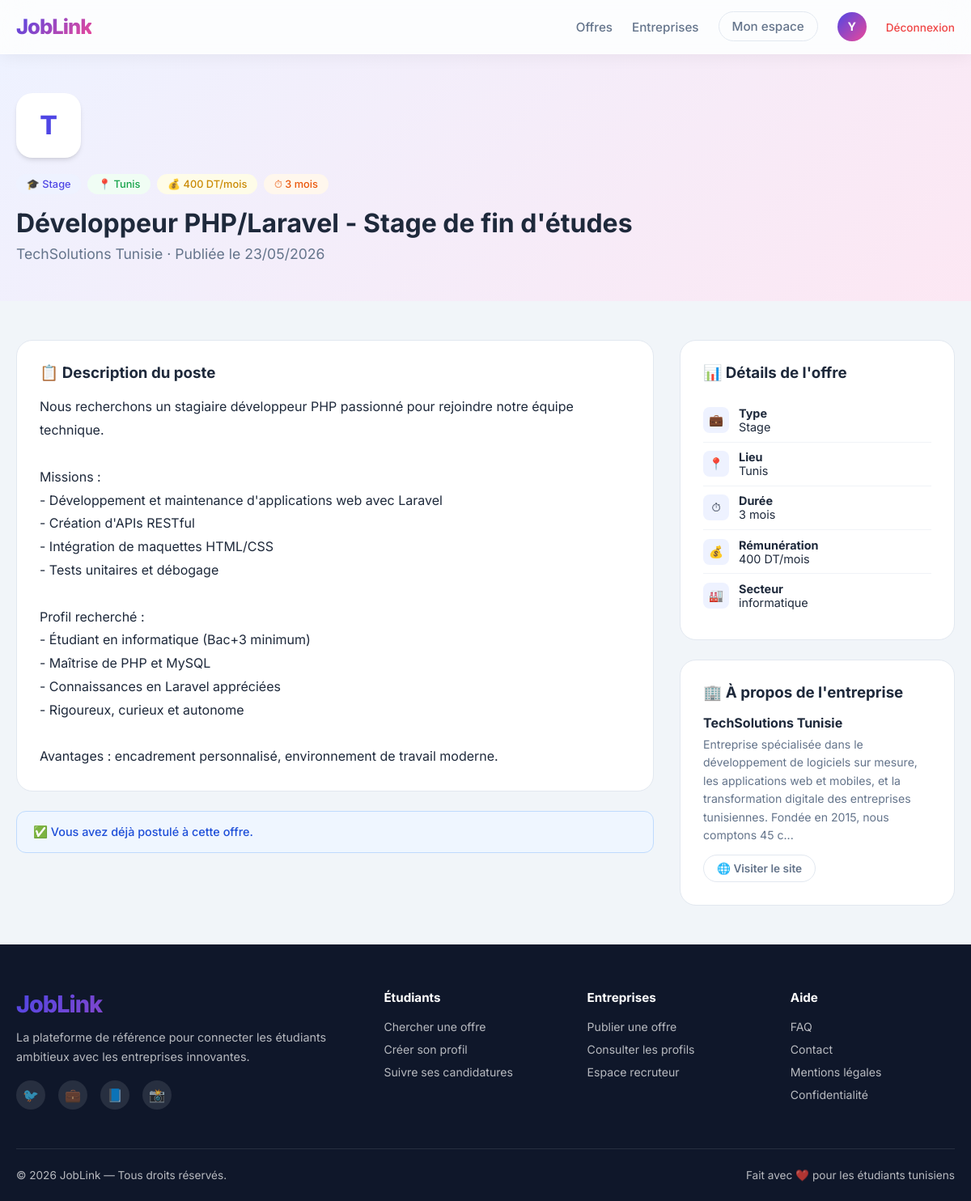
/offre-detail.php?id=1 (signed in), run on the app's committed database.
### tables this page shows
CREATE TABLE `job_offers` (
  `id` int(11) NOT NULL AUTO_INCREMENT,
  `company_id` int(11) NOT NULL,
  `title` varchar(200) NOT NULL,
  `description` text NOT NULL,
  `offer_type` enum('stage','emploi') NOT NULL,
  `sector` varchar(100) DEFAULT NULL,
  `location` varchar(100) DEFAULT NULL,
  `duration` varchar(100) DEFAULT NULL,
  `remuneration` varchar(100) DEFAULT NULL,
  `status` enum('active','closed') NOT NULL DEFAULT 'active',
  `created_at` timestamp NOT NULL DEFAULT current_timestamp(),
  PRIMARY KEY (`id`),
  KEY `company_id` (`company_id`),
  CONSTRAINT `fk_offer_company` FOREIGN KEY (`company_id`) REFERENCES `company_profiles` (`id`) ON DELETE CASCADE
);

CREATE TABLE `company_profiles` (
  `id` int(11) NOT NULL AUTO_INCREMENT,
  `user_id` int(11) NOT NULL,
  `company_name` varchar(150) NOT NULL,
  `description` text DEFAULT NULL,
  `website_url` varchar(255) DEFAULT NULL,
  `logo_path` varchar(255) DEFAULT NULL,
  `sector` varchar(100) DEFAULT NULL,
  `location` varchar(100) DEFAULT NULL,
  `updated_at` timestamp NOT NULL DEFAULT current_timestamp() ON UPDATE current_timestamp(),
  PRIMARY KEY (`id`),
  KEY `user_id` (`user_id`),
  CONSTRAINT `fk_company_user` FOREIGN KEY (`user_id`) REFERENCES `users` (`id`) ON DELETE CASCADE
);

### offre-detail.php (the view, shortened to what this page needs)
<?php
require_once 'config/db.php';
$id = intval($_GET['id'] ?? 0);
$offre = $pdo->prepare("SELECT jo.*,cp.company_name,cp.description as company_desc,cp.website_url,cp.sector as company_sector,cp.location as company_loc FROM job_offers jo JOIN company_profiles cp ON jo.company_id=cp.id WHERE jo.id=?");
$offre->execute([$id]);
$o = $offre->fetch();
$already = false;
if(isset($_SESSION['user_id']) && $_SESSION['role']==='student') {
    $sp = $pdo->prepare("SELECT id FROM student_profiles WHERE user_id=?");
    $sp->execute([$_SESSION['user_id']]);
    $sid = $sp->fetchColumn();
    $chk = $pdo->prepare("SELECT id FROM applications WHERE offer_id=? AND student_id=?");
    $chk->execute([$id, $sid]);
    $already = (bool)$chk->fetch();
}
$success = '';
include 'includes/header.php';
?>
<div class="offre-hero">
  <div class="container">
    <div class="company-logo-lg"><?= strtoupper(substr($o['company_name'],0,1)) ?></div>
    <div class="job-tags" style="margin-bottom:1rem">
      <span class="tag tag-type"><?= $o['offer_type']==='stage'?'🎓 Stage':'💼 Emploi' ?></span>
      <?php if($o['location']): ?><span class="tag tag-location">📍 <?= htmlspecialchars($o['location']) ?></span><?php endif; ?>
      <?php if($o['remuneration']): ?><span class="tag tag-salary">💰 <?= htmlspecialchars($o['remuneration']) ?></span><?php endif; ?>
      <?php if($o['duration']): ?><span class="tag tag-duration">⏱ <?= htmlspecialchars($o['duration']) ?></span><?php endif; ?>
    </div>
    <h1 style="font-size:2rem;margin-bottom:.5rem"><?= htmlspecialchars($o['title']) ?></h1>
    <p style="color:var(--muted);font-size:1.1rem"><?= htmlspecialchars($o['company_name']) ?> · Publiée le <?= date('d/m/Y', strtotime($o['created_at'])) ?></p>
  </div>
</div>
<div class="container">
  <div class="offre-layout">
    <div>
      <div class="card" style="margin-bottom:1.5rem">
        <h3 style="margin-bottom:1rem">📋 Description du poste</h3>
        <div style="line-height:1.8;color:var(--text)"><?= nl2br(htmlspecialchars($o['description'])) ?></div>
      </div>
      <?php if($success): ?>
        <div class="alert alert-success">✅ <?= $success ?></div>
      <?php elseif($already): ?>
        <div class="alert" style="background:#eff6ff;color:#1d4ed8;border:1px solid #bfdbfe">✅ Vous avez déjà postulé à cette offre.</div>
      <?php endif; ?>
    </div>
    <div>
      <div class="offre-sidebar-card" style="margin-bottom:1.5rem">
        <h3 style="margin-bottom:1.25rem">📊 Détails de l'offre</h3>
        <ul class="info-list">
          <li><span class="info-icon">💼</span><div><strong>Type</strong><br><?= ucfirst($o['offer_type']) ?></div></li>
          <?php if($o['location']): ?><li><span class="info-icon">📍</span><div><strong>Lieu</strong><br><?= htmlspecialchars($o['location']) ?></div></li><?php endif; ?>
          <?php if($o['duration']): ?><li><span class="info-icon">⏱</span><div><strong>Durée</strong><br><?= htmlspecialchars($o['duration']) ?></div></li><?php endif; ?>
          <?php if($o['remuneration']): ?><li><span class="info-icon">💰</span><div><strong>Rémunération</strong><br><?= htmlspecialchars($o['remuneration']) ?></div></li><?php endif; ?>
          <?php if($o['sector']): ?><li><span class="info-icon">🏭</span><div><strong>Secteur</strong><br><?= htmlspecialchars($o['sector']) ?></div></li><?php endif; ?>
        </ul>
      </div>
      <div class="offre-sidebar-card">
        <h3 style="margin-bottom:1rem">🏢 À propos de l'entreprise</h3>
        <div style="font-weight:700;margin-bottom:.35rem"><?= htmlspecialchars($o['company_name']) ?></div>
        <?php if($o['company_desc']): ?><p style="font-size:.88rem;color:var(--muted);line-height:1.6;margin-bottom:.75rem"><?= htmlspecialchars(substr($o['company_desc'],0,200)) ?>...</p><?php endif; ?>
        <?php if($o['website_url']): ?><a href="<?= htmlspecialchars($o['website_url']) ?>" target="_blank" class="btn btn-outline btn-sm">🌐 Visiter le site</a><?php endif; ?>
      </div>
    </div>
  </div>
</div>
<?php include 'includes/footer.php'; ?>

### css/style.css (style rules this page uses)
:root { --primary: #4f46e5; --primary-dark: #3730a3; --primary-light: #eef2ff; --secondary: #ec4899; --accent: #06b6d4; --dark: #0f172a; --light: #f8fafc; --text: #1e293b; --muted: #64748b; --border: #e2e8f0; --white: #ffffff; --success: #10b981; --warning: #f59e0b; --danger: #ef4444; --glass: rgba(255,255,255,0.75); --shadow: 0 4px 6px -1px rgba(0,0,0,.1),0 2px 4px -2px rgba(0,0,0,.1); --shadow-lg: 0 20px 25px -5px rgba(0,0,0,.1),0 8px 10px -6px rgba(0,0,0,.1); --radius: 12px; --radius-lg: 20px; --transition: all .3s ease; }
* { margin:0;padding:0;box-sizing:border-box }
html { scroll-behavior:smooth }
body { font-family:'Inter',sans-serif;color:var(--text);background:#f1f5f9;min-height:100vh;display:flex;flex-direction:column }
a { text-decoration:none;color:inherit }
ul { list-style:none }
.container { max-width:1200px;margin:0 auto;padding:0 20px }
.btn { display:inline-flex;align-items:center;gap:.5rem;padding:.75rem 1.5rem;border-radius:50px;font-weight:600;font-size:.95rem;cursor:pointer;border:none;transition:var(--transition) }
.btn-outline { background:transparent;color:var(--muted);border:1.5px solid var(--border) }
.btn-sm { padding:.5rem 1rem;font-size:.85rem }
.card { background:var(--white);border-radius:var(--radius-lg);padding:1.75rem;border:1px solid var(--border);transition:var(--transition) }
.job-tags { display:flex;gap:.5rem;flex-wrap:wrap;margin-bottom:1rem }
.tag { padding:.3rem .8rem;border-radius:50px;font-size:.8rem;font-weight:500 }
.tag-type { background:var(--primary-light);color:var(--primary) }
.tag-location { background:#f0fdf4;color:#16a34a }
.tag-salary { background:#fefce8;color:#ca8a04 }
.tag-duration { background:#fff7ed;color:#ea580c }
.alert { padding:1rem 1.25rem;border-radius:var(--radius);margin-bottom:1rem;font-size:.9rem;font-weight:500 }
.offre-hero { background:linear-gradient(135deg,#eef2ff,#fce7f3);padding:3rem 0 }
.offre-hero .company-logo-lg { width:80px;height:80px;border-radius:var(--radius-lg);background:#fff;box-shadow:var(--shadow);display:flex;align-items:center;justify-content:center;font-weight:800;font-size:2rem;color:var(--primary);margin-bottom:1.25rem }
.offre-layout { display:grid;grid-template-columns:1fr 340px;gap:2rem;padding:3rem 0 }
.offre-sidebar-card { background:var(--white);border-radius:var(--radius-lg);padding:1.75rem;border:1px solid var(--border);height:fit-content;position:sticky;top:80px }
.info-list li { display:flex;align-items:center;gap:.75rem;padding:.6rem 0;border-bottom:1px solid rgba(226,232,240,.5);font-size:.9rem }
.info-list li:last-child { border:none }
.info-list .info-icon { width:32px;height:32px;border-radius:8px;background:var(--primary-light);display:flex;align-items:center;justify-content:center;font-size:.9rem;flex-shrink:0 }

### data on the page
job_offers: company.company_name "T", location "Tunis", remuneration "400 DT/mois", duration "3 mois", title "Développeur PHP/Laravel - Stage de fin d'études", company.company_name "TechSolutions Tunisie", created_at "23/05/2026", description "Nous recherchons un stagiaire développeur PHP passionné pour rejoindre notre équipe technique. Missions : - Développement et maintenance d'applications web avec Laravel - Création d'APIs RESTful - Intégration de maquettes HTML/CSS - Tests unitaires et débogage Profil recherché : - Étudiant en informatique (Bac+3 minimum) - Maîtrise de PHP et MySQL - Connaissances en Laravel appréciées - Rigoureux, curieux et autonome Avantages : encadrement personnalisé, environnement de travail moderne.", offer_type "Stage", sector "informatique", company.description "Entreprise spécialisée dans le développement de logiciels sur mesure, les applications web et mobiles, et la transformation digitale des entreprises tunisiennes. Fondée en 2015, nous comptons 45 c"

### other printed values
substr($_SESSION['name'] ?? 'U', 0, 1) "Y"
